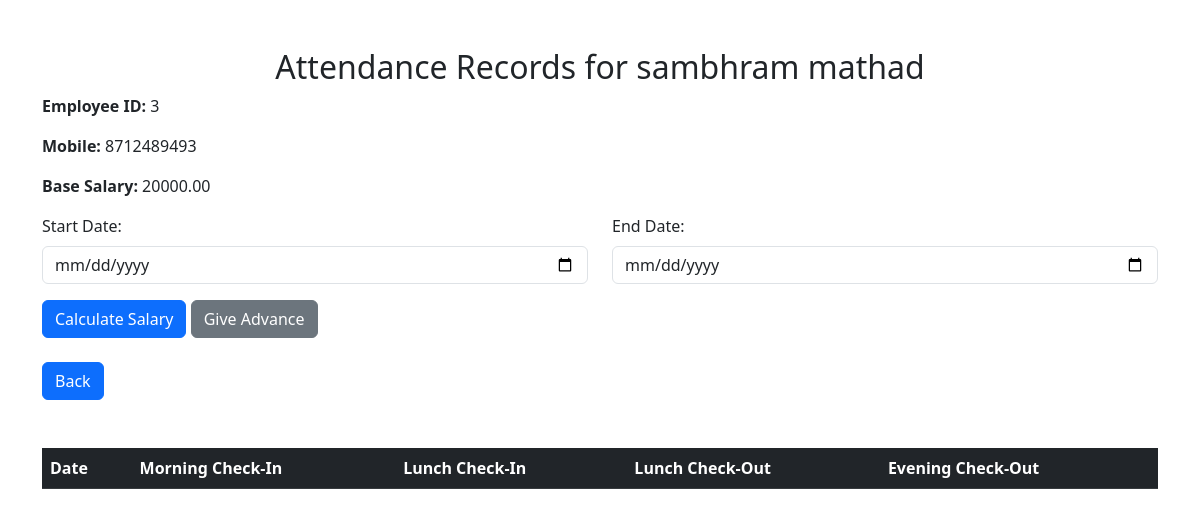
The app's page /view/3/ (signed in), older data.
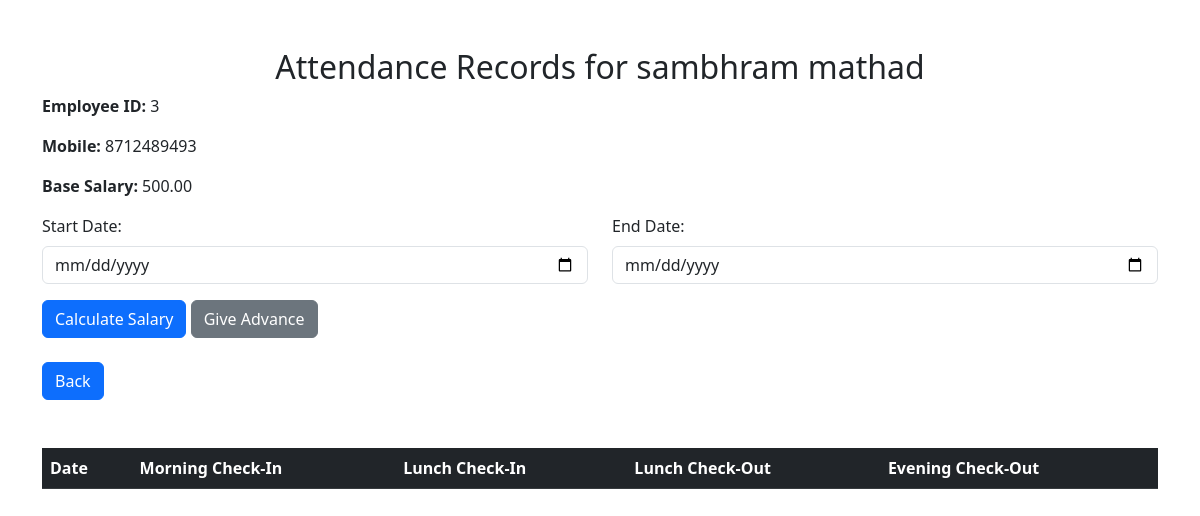
The same page, newer data.
### emp/models.py (models this page shows, shortened)
class Employee(models.Model):
    GENDER_CHOICES = [
        ('M', 'Male'),
        ('F', 'Female'),
    ]
    first_name = models.CharField(max_length=100)
    last_name = models.CharField(max_length=100)
    address = models.TextField()
    gender = models.CharField(max_length=1, choices=GENDER_CHOICES)
    mobile = models.CharField(max_length=15, unique=True)
    base_salary = models.DecimalField(max_digits=10, decimal_places=2)
    qr_code = models.ImageField(upload_to='qr_codes/', blank=True)

### emp/views.py (the view)
# urls.py: path('view/<int:employee_id>/', views.view_employee_attendance, name='view_employee_attendance'),
def view_employee_attendance(request, employee_id):
    if not request.user.is_authenticated:
        return redirect("admin_login")
    employee = get_object_or_404(Employee, id=employee_id)
    return render(request, 'view_employee_attendance.html', {'employee': employee})

### emp/templates/view_employee_attendance.html (shortened to what this page needs)
<!DOCTYPE html>
<html lang="en">
<head>
    <link rel="stylesheet" href="https://cdn.jsdelivr.net/npm/bootstrap@5.3.0/dist/css/bootstrap.min.css">
</head>
<body>
    <div class="container mt-5">
        <h2 class="text-center">Attendance Records for {{ employee.first_name }} {{ employee.last_name }}</h2>
        <p><strong>Employee ID:</strong> {{ employee.id }}</p>
        <p><strong>Mobile:</strong> {{ employee.mobile }}</p>
        <p><strong>Base Salary:</strong> {{ employee.base_salary }}</p>
        <form method="POST" id="salaryForm">
            <div class="row mb-3">
                <div class="col-md-6">
                    <label for="start_date" class="form-label">Start Date:</label>
                    <input type="date" id="start_date" name="start_date" class="form-control" required>
                </div>
                <div class="col-md-6">
                    <label for="end_date" class="form-label">End Date:</label>
                    <input type="date" id="end_date" name="end_date" class="form-control" required>
                </div>
            </div>
            <button type="button" class="btn btn-primary" onclick="calculateSalary()">Calculate Salary</button>
            <button type="button" class="btn btn-secondary" onclick="giveAdvance()">Give Advance</button>
        </form>
        <div class="mt-4">
            <a href="{% url 'all_employees' %}" class="btn btn-primary">Back</a>
        </div>
        <div class="mt-5">
            <table class="table mt-4">
                <thead class="table-dark">
                    <tr>
                        <th>Date</th>
                        <th>Morning Check-In</th>
                        <th>Lunch Check-In</th>
                        <th>Lunch Check-Out</th>
                        <th>Evening Check-Out</th>
                    </tr>
                </thead>
            </table>
        </div>
    </div>
</body>
</html>

Row changes from the older to the newer data that the page shows:
changed Employee "sambhram": base_salary "20000.00" → "500.00"
